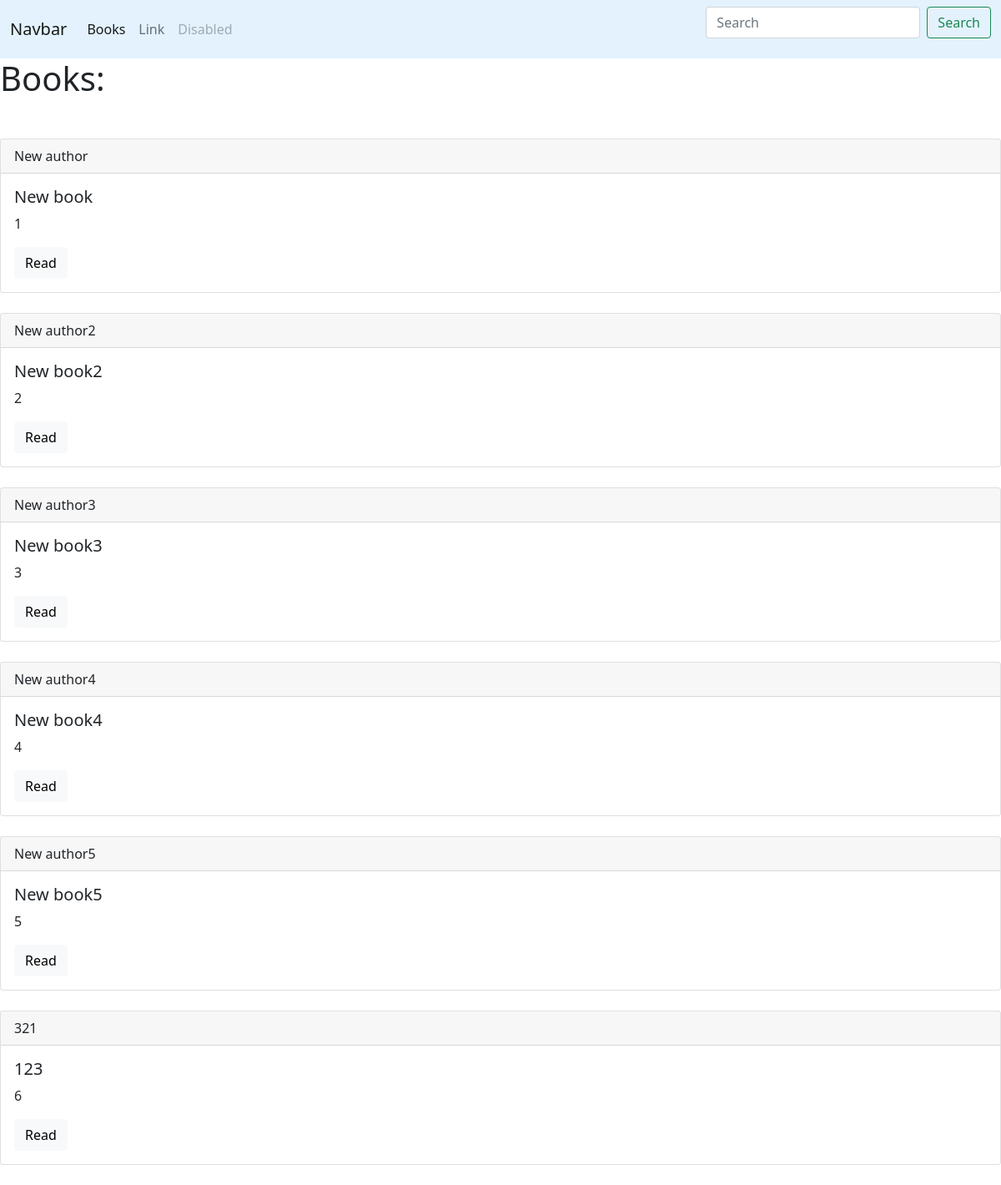
Before: /book/ with the older database file.
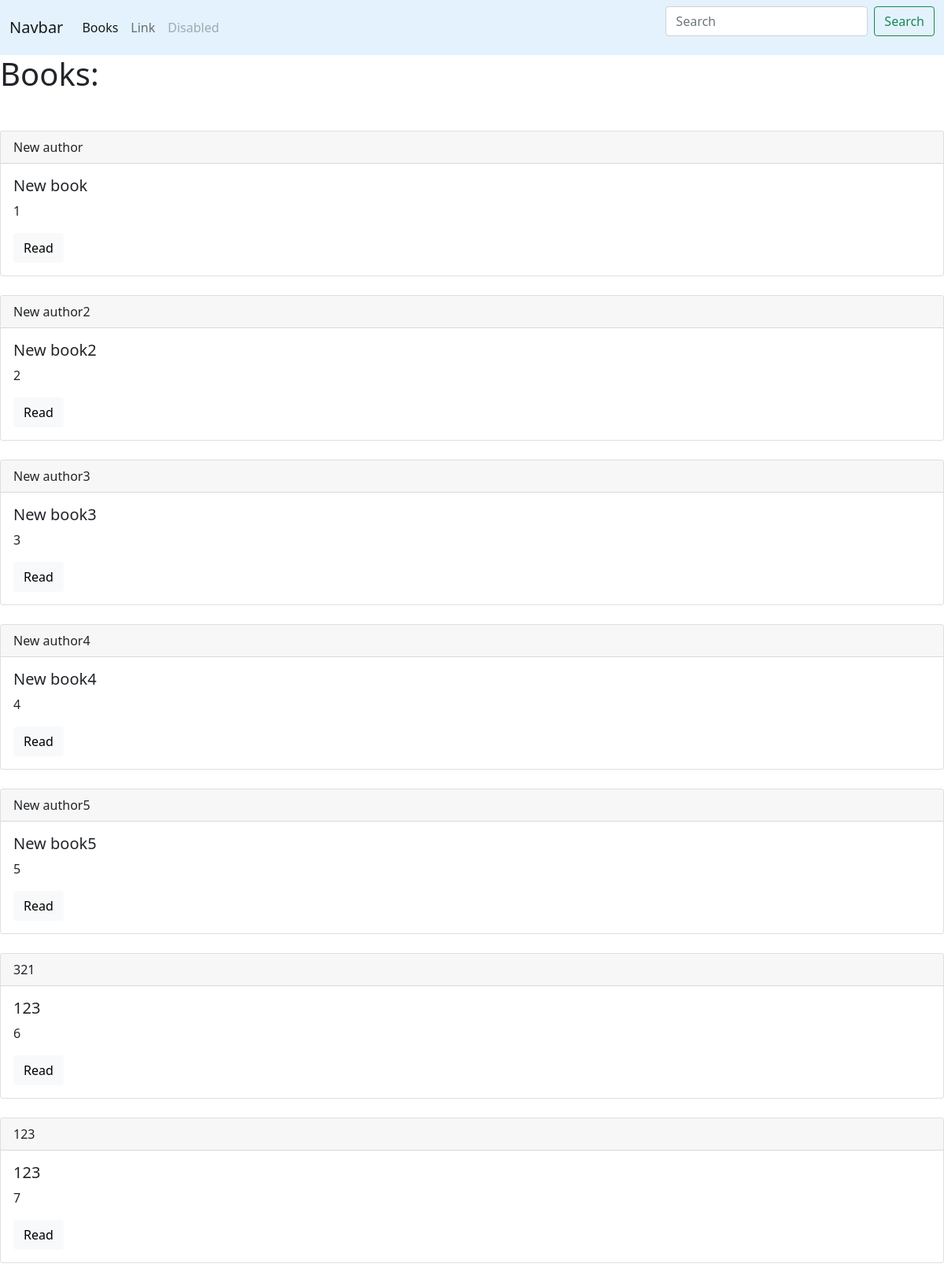
After: the same page with the newer database file.
### book/models.py (models this page shows, shortened)
class Book(models.Model):
    title = models.CharField(max_length=150, db_index=True)
    author_name = models.CharField(max_length=100, db_index=True)
    description = models.TextField(blank=True, db_index=True)
    def get_absolute_url(self):
        return reverse('book_detail_url', kwargs={'pk': self.id})

### book/views.py (the view)
# urls.py: path('', BookListView.as_view(), name='books_list_url'),
class BookListView(ListView):
    model = Book
    def get_context_data(self, **kwargs):
        context = super().get_context_data(**kwargs)
        return context

### templates/book/book_list.html (shortened to what this page needs)
{% extends 'book/base_book.html' %}
{% block content %}
    <h1 class="mb-5">Books:</h1>
    {% for book in object_list%}
        <div class="card mb-4">
            <div class="card-header">
                {{ book.author_name }}
            </div>
            <div class="card-body">
                <h5 class="card-title">{{book.title }}</h5>
                <p class="card-text">{{book.id}}</p>
                <a href="{{ book.get_absolute_url }}" class="btn btn-light">Read</a>
            </div>
        </div>
    {% endfor %}
{% endblock %}

### templates/book/base_book.html
{% extends 'base.html' %}

### templates/base.html (shortened to what this page needs)
<html lang="en">
<head>
    <link href="https://cdn.jsdelivr.net/npm/bootstrap@5.0.0-beta1/dist/css/bootstrap.min.css"
          rel="stylesheet"
>
</head>
<body>
<nav class="navbar navbar-expand-lg navbar-light"
     style="background-color: #e3f2fd;">
    <div class="container-fluid">
        <a class="navbar-brand" href="#">Navbar</a>
        <div class="collapse navbar-collapse" id="navbarSupportedContent">
            <ul class="navbar-nav me-auto mb-2 mb-lg-0">
                <li class="nav-item">
                    <a class="nav-link active" aria-current="page"
                       href="{% url 'books_list_url'%}">Books</a>
                </li>
                <li class="nav-item">
                    <a class="nav-link" href="#">Link</a>
                </li>
                <li class="nav-item">
                    <a class="nav-link disabled" href="#" tabindex="-1"
                       aria-disabled="true">Disabled</a>
                </li>
            </ul>
            <form class="d-flex">
                <input class="form-control me-2" type="search"
                       placeholder="Search" aria-label="Search">
                <button class="btn btn-outline-success" type="submit">Search
                </button>
            </form>
        </div>
    </div>
</nav>
{% block content %}{% endblock %}
</body>
</html>

Changed rows visible on the page:
added Book: author_name "123", title "123", id "7"
